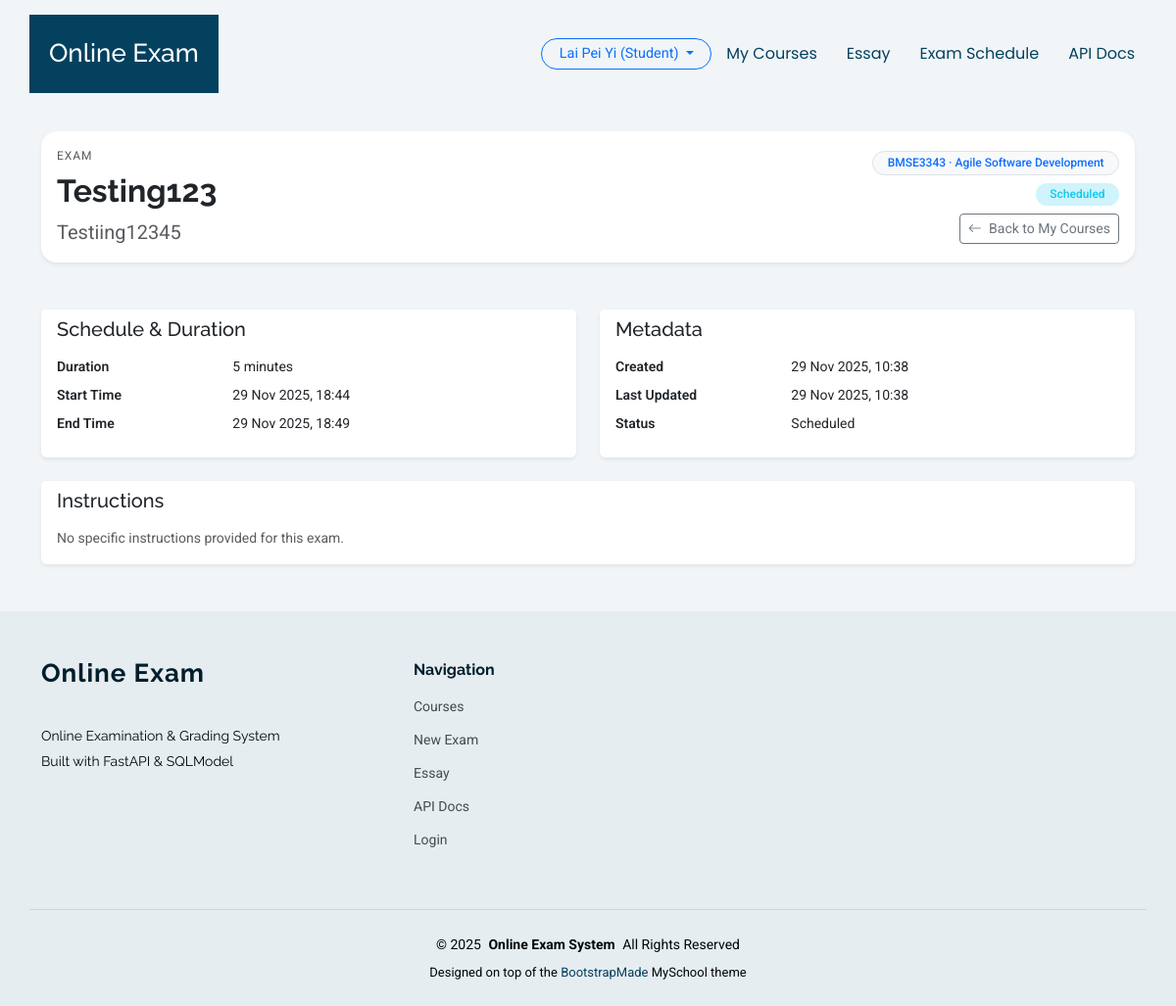
/exams/2 (signed in), run on the app's committed database.
### app/models.py (models this page shows)
class User(SQLModel, table=True):
    __table_args__ = (UniqueConstraint("email", name="uq_user_email"),)
    id: Optional[int] = Field(default=None, primary_key=True)
    name: str
    email: str  # must be unique
    password_hash: str
    role: str = Field(default="student")  # "admin", "lecturer", "student"
    student_id: Optional[int] = Field(default=None, foreign_key="student.id")
    is_active: bool = Field(default=True)
    created_at: datetime = Field(default_factory=datetime.utcnow)
    title: Optional[str] = None  # Dr., Prof., Assoc. Prof., Mr., Ms., Mrs., Ir., Ts.
    staff_id: Optional[str] = None  # Unique staff/employee ID (for lecturers)
    phone: Optional[str] = None  # Contact number
    last_login: Optional[datetime] = None  # Updated after login
    status: str = Field(default="active")  # active, suspended

class Exam(SQLModel, table=True):
    id: Optional[int] = Field(default=None, primary_key=True)
    title: str
    subject: str
    duration_minutes: int
    start_time: Optional[datetime] = None
    end_time: Optional[datetime] = None
    course_id: Optional[int] = Field(default=None, foreign_key="course.id")
    instructions: Optional[str] = None
    status: str = Field(default="draft")
    created_at: datetime = Field(default_factory=datetime.utcnow)
    updated_at: datetime = Field(default_factory=datetime.utcnow)

class Course(SQLModel, table=True):
    __table_args__ = (UniqueConstraint("code", name="uq_course_code"),)
    id: Optional[int] = Field(default=None, primary_key=True)
    code: str
    name: str
    description: Optional[str] = None
    created_at: datetime = Field(default_factory=datetime.utcnow)

### app/routers/exams.py (the view)
@router.get("/{exam_id}")
def exam_detail(
    exam_id: int,
    request: Request,
    session: Session = Depends(get_session),
    current_user: Optional[User] = Depends(get_current_user),
):
    exam = _get_exam(exam_id, session)
    course = session.get(Course, exam.course_id) if exam.course_id else None
    if current_user and current_user.role == "student":
        student_id = current_user.student_id
        if student_id is None:
            student = session.exec(select(Student).where(Student.user_id == current_user.id)).first()
            student_id = student.id if student else None
        if student_id and exam.course_id:
            enrollment = session.exec(
                select(Enrollment).where(
                    Enrollment.student_id == student_id,
                    Enrollment.course_id == exam.course_id
                )
            ).first()
            if not enrollment:
                raise HTTPException(status_code=403, detail="You are not enrolled in this course")
    context = {
        "request": request,
        "exam": exam,
        "course": course,
        "current_user": current_user,
    }
    return templates.TemplateResponse("exams/detail.html", context)

### app/templates/exams/detail.html (shortened to what this page needs)
{% extends "base.html" %}
{% block content %}
<div class="container py-4">
  <div class="card border-0 shadow-sm mb-4 exam-hero-card">
    <div class="card-body d-flex flex-wrap justify-content-between align-items-center gap-3">
      <div>
        <div class="exam-meta-label text-muted mb-2">Exam</div>
        <h2 class="h2 mb-2 fw-bold">{{ exam.title }}</h2>
        <p class="text-muted mb-0 fs-5">{{ exam.subject }}</p>
      </div>
      <div class="d-flex flex-column align-items-end gap-2">
        <div class="d-flex flex-column align-items-end gap-2">
          {% if course %}
          <span class="badge bg-light text-primary border exam-badge-pill">
            {{ course.code }} · {{ course.name }}
          </span>
          {% endif %}
          {% set status_lower = exam.status|lower %}
          <span class="badge exam-badge-pill
            {% if status_lower == 'draft' %} bg-secondary-subtle text-secondary
            {% elif status_lower == 'scheduled' %} bg-info-subtle text-info
            {% elif status_lower == 'completed' %} bg-success-subtle text-success
            {% else %} bg-light text-muted border{% endif %}">
            {{ exam.status|capitalize }}
          </span>
        </div>
        {% if current_user and (current_user.role == "lecturer" or current_user.role == "admin") %}
        <div class="d-flex flex-column align-items-end gap-2" style="min-width: 200px;">
          <a class="btn btn-primary btn-sm w-100" href="/exams/{{ exam.id }}/edit">
            <i class="bi bi-pencil-square me-1"></i> Edit Exam
          </a>
          <a class="btn btn-outline-success btn-sm w-100" href="/exams/{{ exam.id }}/mcq">
            <i class="bi bi-list-task me-1"></i> View MCQ Questions
          </a>
          <a class="btn btn-outline-info btn-sm w-100" href="/exams/{{ exam.id }}/activity-logs">
            <i class="bi bi-shield-exclamation me-1"></i> Activity Logs
          </a>
          <a class="btn btn-outline-warning btn-sm w-100" href="/exams/{{ exam.id }}/activity-analytics">
            <i class="bi bi-graph-up me-1"></i> Analytics
          </a>
        </div>
        {% else %}
        <a href="/courses/student" class="btn btn-outline-secondary btn-sm">
          <i class="bi bi-arrow-left me-1"></i> Back to My Courses
        </a>
        {% endif %}
      </div>
    </div>
  </div>
</div>
<div class="container pb-4">
  <div class="row g-4">
    <div class="col-lg-6">
      <div class="card border-0 shadow-sm h-100">
        <div class="card-header bg-white border-0 pb-0">
          <h5 class="card-title mb-0">Schedule &amp; Duration</h5>
        </div>
        <div class="card-body">
          <dl class="row mb-0 small">
            <dt class="col-4 fw-semibold">Duration</dt>
            <dd class="col-8">{{ exam.duration_minutes }} minutes</dd>
            <dt class="col-4 fw-semibold">Start Time</dt>
            <dd class="col-8">
              {% if exam.start_time %}
                {{ exam.start_time.strftime("%d %b %Y, %H:%M") }}
              {% else %}
                <span class="text-muted">Not scheduled</span>
              {% endif %}
            </dd>
            <dt class="col-4 fw-semibold">End Time</dt>
            <dd class="col-8">
              {% if exam.end_time %}
                {{ exam.end_time.strftime("%d %b %Y, %H:%M") }}
              {% else %}
                <span class="text-muted">Not scheduled</span>
              {% endif %}
            </dd>
          </dl>
        </div>
      </div>
    </div>
    <div class="col-lg-6">
      <div class="card border-0 shadow-sm h-100">
        <div class="card-header bg-white border-0 pb-0">
          <h5 class="card-title mb-0">Metadata</h5>
        </div>
        <div class="card-body">
          <dl class="row mb-0 small">
            <dt class="col-4 fw-semibold">Created</dt>
            <dd class="col-8">{{ exam.created_at.strftime("%d %b %Y, %H:%M") }}</dd>
            <dt class="col-4 fw-semibold">Last Updated</dt>
            <dd class="col-8">{{ exam.updated_at.strftime("%d %b %Y, %H:%M") }}</dd>
            <dt class="col-4 fw-semibold">Status</dt>
            <dd class="col-8 text-capitalize">{{ exam.status }}</dd>
          </dl>
        </div>
      </div>
    </div>
  </div>
</div>
<div class="container pb-5">
  <div class="card border-0 shadow-sm">
    <div class="card-header bg-white border-0 pb-0">
      <h5 class="card-title mb-0">Instructions</h5>
    </div>
    <div class="card-body">
      {% if exam.instructions %}
        <p class="mb-0">{{ exam.instructions }}</p>
      {% else %}
        <p class="text-muted mb-0 small">
          {% if current_user and (current_user.role == "lecturer" or current_user.role == "admin") %}
          No specific instructions added yet. You can add them when editing this exam.
          {% else %}
          No specific instructions provided for this exam.
          {% endif %}
        </p>
      {% endif %}
    </div>
  </div>
</div>
{% endblock %}

### app/templates/base.html (shortened to what this page needs)
<!DOCTYPE html>
<html lang="en">
<head>
  <link href="/static/myschool/assets/vendor/bootstrap/css/bootstrap.min.css" rel="stylesheet">
  <link href="/static/myschool/assets/vendor/bootstrap-icons/bootstrap-icons.css" rel="stylesheet">
  <link href="/static/myschool/assets/vendor/aos/aos.css" rel="stylesheet">
  <link href="/static/myschool/assets/vendor/swiper/swiper-bundle.min.css" rel="stylesheet">
  <link href="/static/myschool/assets/vendor/glightbox/css/glightbox.min.css" rel="stylesheet">
  <link href="/static/myschool/assets/css/main.css" rel="stylesheet">
</head>
<body class="index-page">
  <header id="header" class="header d-flex align-items-center sticky-top">
    <div
      class="header-container container-fluid container-xl position-relative d-flex align-items-center justify-content-end">
      <a href="/" class="logo d-flex align-items-center me-auto">
        <h1 class="sitename">Online Exam</h1>
      </a>
      <nav id="navmenu" class="navmenu">
        <ul>
          {% if current_user and (current_user.role == "lecturer" or current_user.role == "admin") %}
          <li><a href="/courses/">Courses</a></li>
          <li><a href="/exams/new">New Exam</a></li>
          <li><a href="/essay">Essay</a></li>
          <li class="nav-item dropdown">
            <a class="nav-link dropdown-toggle" href="#" id="mcqDropdown" role="button" data-bs-toggle="dropdown" aria-expanded="false">
              MCQ
            </a>
            <ul class="dropdown-menu" aria-labelledby="mcqDropdown">
              <li><a class="dropdown-item" href="/exams/mcq/menu">MCQ Questions (CRUD)</a></li>
              <li><a class="dropdown-item" href="#" onclick="alert('Automatic MCQ grading is performed when students submit or time expires. Scores are stored automatically.'); return false;">Automatic MCQ Grading</a></li>
            </ul>
          </li>
          <li><a href="/docs">API Docs</a></li>
          {% else %}
          {% if current_user and current_user.role == 'student' %}
          <li><a href="/courses/student">My Courses</a></li>
          {% else %}
          <li><a href="/courses/">Courses</a></li>
          {% endif %}
          <li><a href="/essay">Essay</a></li>
          {% if current_user and current_user.role == 'student' and current_user.student_id %}
          <li><a href="/exams/schedule/student/{{ current_user.student_id }}">Exam Schedule</a></li>
          {% endif %}
          <li><a href="/docs">API Docs</a></li>
          {% endif %}
        </ul>
      </nav>
      <div class="d-flex align-items-center gap-2 ms-3 header-user-dropdown">
        {% if current_user %}
          <div class="dropdown">
            <button class="btn btn-outline-primary btn-sm header-auth-btn dropdown-toggle" type="button" id="userMenu"
              data-bs-toggle="dropdown" aria-expanded="false">
              {{ current_user.name }} ({{ current_user.role|capitalize }})
            </button>
          </div>
        {% else %}
          <a href="/auth/login" class="btn btn-outline-primary btn-sm header-auth-btn">Login</a>
          <a href="/auth/register-student" class="btn btn-primary btn-sm header-auth-btn">Student Register</a>
        {% endif %}
      </div>
    </div>
  </header>
  <main class="main">
    {% block content %}{% endblock %}
  </main>
  <footer id="footer" class="footer position-relative light-background">
    <div class="container footer-top">
      <div class="row gy-4">
        <div class="col-lg-4 col-md-6 footer-about">
          <a href="/courses/" class="logo d-flex align-items-center">
            <span class="sitename">Online Exam</span>
          </a>
          <div class="footer-contact pt-3">
            <p>Online Examination &amp; Grading System</p>
            <p>Built with FastAPI &amp; SQLModel</p>
          </div>
        </div>
        <div class="col-lg-2 col-md-3 footer-links">
          <h4>Navigation</h4>
          <ul>
            <li><a href="/courses/">Courses</a></li>
            <li><a href="/exams/new">New Exam</a></li>
            <li><a href="/essay">Essay</a></li>
            <li><a href="/docs">API Docs</a></li>
            <li><a href="/auth/login">Login</a></li>
          </ul>
        </div>
      </div>
    </div>
    <div class="container copyright text-center mt-4">
      <p>&copy; <span>2025</span> <strong class="px-1 sitename">Online Exam System</strong> <span>All Rights
          Reserved</span></p>
      <div class="credits">
        Designed on top of the <a href="https://bootstrapmade.com/">BootstrapMade</a> MySchool theme
      </div>
    </div>
  </footer>
</body>
</html>

### app/templates/base.html (style rules this page uses)
.header-user-dropdown .dropdown-toggle, .header-auth-btn { border-radius: 999px; padding-inline: 1.1rem; font-size: 0.9rem; }

### app/templates/exams/detail.html (style rules this page uses)
.exam-hero-card { border-radius: 1rem; }
.exam-meta-label { font-size: 0.75rem; text-transform: uppercase; letter-spacing: .08em; }
.exam-badge-pill { border-radius: 999px; padding: 0.35rem 0.9rem; font-weight: 500; }

### data on the page
User: name "Lai Pei Yi", role "Student"
Exam: title "Testing123", subject "Testiing12345", status "Scheduled", duration_minutes "5", start_time "29 Nov 2025, 18:44", end_time "29 Nov 2025, 18:49", created_at "29 Nov 2025, 10:38", updated_at "29 Nov 2025, 10:38"
Course: code "BMSE3343", name "Agile Software Development"
